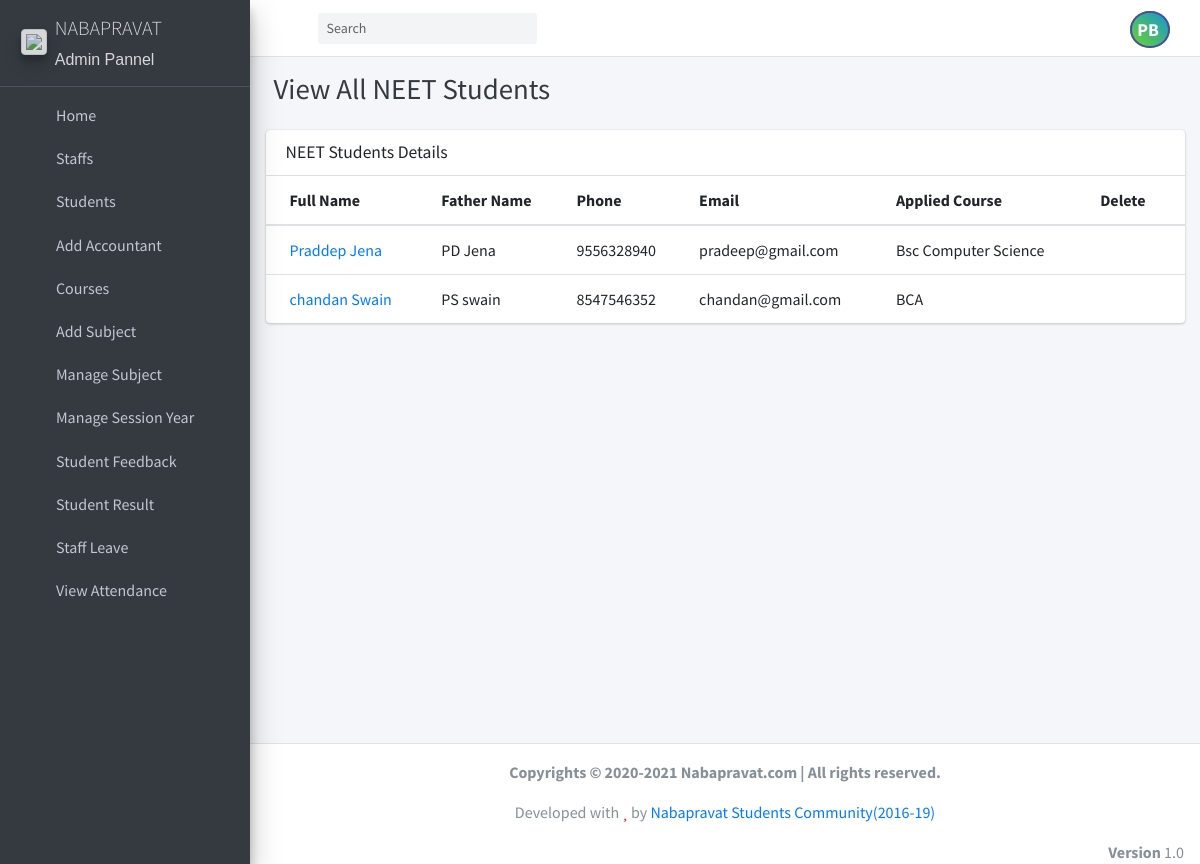
The app's page /view_neet_students (signed in) with its own data.
### student_management_app/models.py (models this page shows)
class CustomUser(AbstractUser):
    user_type_data=((1,"HOD"),(2,"Staff"),(3,"Student"),(4,"Accountant"))
    profile_photo = models.FileField()
    user_type=models.CharField(default=1,choices=user_type_data,max_length=10)

class NeetApply(models.Model):
    id = models.AutoField(primary_key=True)
    course = models.CharField(max_length=255)
    full_name = models.CharField(max_length=255)
    father_name = models.CharField(max_length=255)
    mother_name = models.CharField(max_length=255)
    dob = models.CharField(max_length=255)
    gender = models.CharField(max_length=255)
    cast_category = models.CharField(max_length=255)
    aaddhar_number = models.CharField(max_length=255)
    phone_number = models.CharField(max_length=255)
    email = models.CharField(max_length=255)
    at_per = models.CharField(max_length=255)
    po_per = models.CharField(max_length=255)
    gp_per = models.CharField(max_length=255)
    ps_per = models.CharField(max_length=255)
    dist_per = models.CharField(max_length=255)
    state_per = models.CharField(max_length=255)
    pin_per = models.CharField(max_length=255)
    at_pre = models.CharField(max_length=255)
    po_pre = models.CharField(max_length=255)
    gp_pre = models.CharField(max_length=255)
    ps_pre = models.CharField(max_length=255)
    dist_pre = models.CharField(max_length=255)
    state_pre = models.CharField(max_length=255)
    pin_pre = models.CharField(max_length=255)
    tenth_passed = models.CharField(max_length=255)
    tenth_year = models.CharField(max_length=255)
    tenth_school = models.CharField(max_length=255)
    tenth_board = models.CharField(max_length=255)
    tenth_fullmark=models.CharField(max_length=255)
    tenth_securedmark = models.CharField(max_length=255)
    tenth_percent = models.CharField(max_length=255)
    twelth_passed = models.CharField(max_length=255)
    twelth_year = models.CharField(max_length=255)
    twelth_school = models.CharField(max_length=255)
    twelth_board = models.CharField(max_length=255)
    twelth_fullmark=models.CharField(max_length=255)
    twelth_securedmark = models.CharField(max_length=255)
    twelth_percent = models.CharField(max_length=255)
    grad_passed = models.CharField(max_length=255, blank=True,null = True,default="None")
    grad_year = models.CharField(max_length=255, blank=True,null = True,default="None")
    grad_school = models.CharField(max_length=255, blank=True,null = True,default="None")
    grad_board = models.CharField(max_length=255, blank=True,null = True,default="None")
    grad_fullmark=models.CharField(max_length=255, blank=True,null = True,default="None")
    grad_securedmark = models.CharField(max_length=255, blank=True,null = True,default="None")
    grad_percent = models.CharField(max_length=255, blank=True,null = True,default="None")
    created_at = models.DateTimeField(auto_now_add=True)
    updated_at = models.DateTimeField(auto_now_add=True)
    objects = models.Manager()

### student_management_app/HodViews.py (the view)
# urls.py: path('view_neet_students', HodViews.view_neet_students,name="view_neet_students"),
def view_neet_students(request):
    neet_students = NeetApply.objects.all().order_by('-id')
    return render(request,"hod_template/view_neet_students.html",{"neet_students":neet_students})

### student_management_app/context_processor.py (called while the page is built)
def seen_processor(request):
    seen = Notice.objects.filter(seen=False).count()
    return {'seen':seen}

### student_management_app/templates/hod_template/view_neet_students.html (shortened to what this page needs)
{% extends 'hod_template/base_template.html' %}
{% block main_content %}
    <section class="content">
      <div class="content-header">
        <div class="container-fluid">
          <div class="row mb-2">
            <div class="col-sm-6">
              <h1 class="m-0 text-dark">
                  View All NEET Students
              </h1>
            </div>
            <div class="col-sm-6">
            </div>
          </div>
        </div>
      </div>
      <div class="container-fluid">
           <div class="row">
          <div class="col-12">
            <div class="card">
              <div class="card-header">
                <h3 class="card-title">NEET Students Details</h3>
              </div>
              <div class="card-body table-responsive p-0">
                <table class="table table-hover text-nowrap">
                  <thead>
                    <tr>
                      <th>Full Name</th>
                      <th>Father Name</th>
                      <th>Phone</th>
                      <th>Email</th>
                      <th>Applied  Course</th>
                      <th>Delete</th>
                    </tr>
                  </thead>
                  <tbody>
                  {% for ns in neet_students %}
                    <tr>
                      <td><a href="/neet_student_pdf/{{ ns.id }}">{{ ns.full_name }}</a></td>
                      <td>{{ ns.father_name }}</td>
                      <td>{{ ns.phone_number}}</td>
                      <td>{{ ns.email }}</td>
                      <td>{{ ns.course }}</td>
                      <td><a href="#" data-toggle="modal" data-target="#delete_neet_student{{n.id}}"><i class="fas fa-times-circle text-danger"></i></a></td>
                    </tr>
                  {% endfor %}
                  </tbody>
                </table>
              </div>
            </div>
          </div>
        </div>
      </div>
    </section>
{% endblock main_content %}

### student_management_app/templates/hod_template/base_template.html (shortened to what this page needs)
{% load static %}
<!DOCTYPE html>
<html>
<head>
  <link rel="stylesheet" href="{% static "plugins/fontawesome-free/css/all.min.css" %}">
  <link rel="stylesheet" href="https://code.ionicframework.com/ionicons/2.0.1/css/ionicons.min.css">
  <link rel="stylesheet" href="{% static "plugins/tempusdominus-bootstrap-4/css/tempusdominus-bootstrap-4.min.css" %}">
  <link rel="stylesheet" href="{% static "plugins/icheck-bootstrap/icheck-bootstrap.min.css" %}">
  <link rel="stylesheet" href="{% static "plugins/jqvmap/jqvmap.min.css" %}">
  <link rel="stylesheet" href="{% static "dist/css/adminlte.min.css" %}">
  <link rel="stylesheet" href="{% static "plugins/overlayScrollbars/css/OverlayScrollbars.min.css" %}">
  <link rel="stylesheet" href="{% static "plugins/daterangepicker/daterangepicker.css" %}">
  <link rel="stylesheet" href="{% static "plugins/summernote/summernote-bs4.css" %}">
</head>
<body class="hold-transition sidebar-mini layout-fixed">
<div class="wrapper">
  <nav class="main-header navbar navbar-expand navbar-white navbar-light">
    <ul class="navbar-nav">
      <li class="nav-item">
        <a class="nav-link" data-widget="pushmenu" href="#"><i class="fas fa-bars"></i></a>
      </li>
    </ul>
    <form class="form-inline ml-3">
      <div class="input-group input-group-sm">
        <input class="form-control form-control-navbar" type="search" placeholder="Search" aria-label="Search">
        <div class="input-group-append">
          <button class="btn btn-navbar" type="submit">
            <i class="fas fa-search"></i>
          </button>
        </div>
      </div>
    </form>
    <ul class="navbar-nav ml-auto">
      <li class="nav-item dropdown show2">
        <a class="nav-link text-uppercase" data-toggle="dropdown" href="#" aria-expanded="true">
          {% if request.user.profile_photo == '' %}
          <span class="text-uppercase rounded-circle" style="font-size: 18px;
          font-weight: bold;
          border: 2px solid rgb(76, 76, 163);
          padding: 5px;
          text-align: center;
          background-image: linear-gradient(44deg, #6ad52c, #1695d2);color: white;">
          {{request.user.first_name.0}}{{request.user.last_name.0}}
          </span>
         {% else %}
         <img src="{{request.user.profile_photo}}" class="rounded-circle border border-danger" width="40px" height="40px">
         {% endif %}
        </a>
      </li>
    </ul>
  </nav>
    {% include 'hod_template/sidebar_template.html' with user=user id=id %}
   <div class="content-wrapper">
     {% block main_content %}{% endblock main_content %}
  </div>
    {% include 'hod_template/footer.html' %}
</div>
</body>
</html>

### records on screen
CustomUser: user.first_name.0 "P", user.last_name.0 "B"
NeetApply: full_name "Praddep Jena", father_name "PD Jena", phone_number "9556328940", email "pradeep@gmail.com", course "Bsc Computer Science"
NeetApply: full_name "chandan Swain", father_name "PS swain", phone_number "8547546352", email "chandan@gmail.com", course "BCA"
